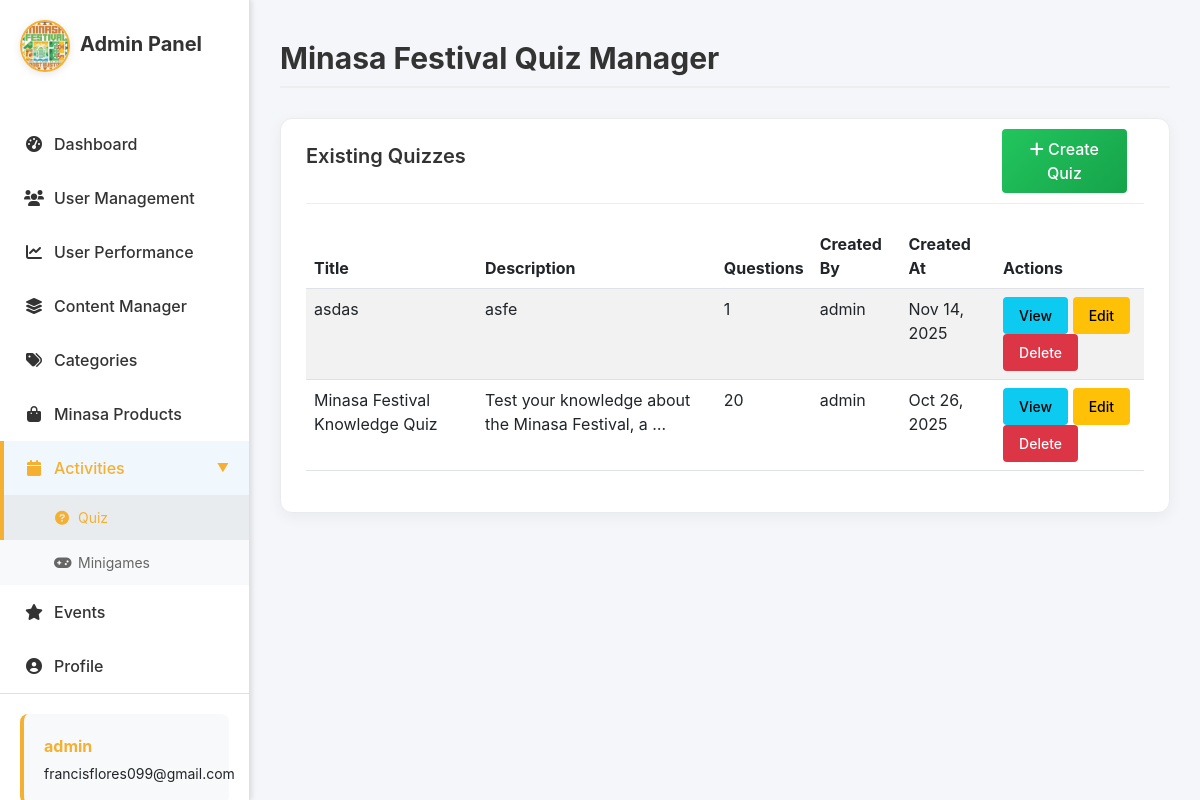
The page /adminpage/activities/ (signed in) on the database its author committed.
### sections/models.py (models this page shows, shortened)
class Quiz(models.Model):
    title = models.CharField(max_length=200)
    description = models.TextField(blank=True, null=True)
    created_by = models.ForeignKey(User, on_delete=models.CASCADE)
    created_at = models.DateTimeField(auto_now_add=True)
    updated_at = models.DateTimeField(auto_now=True)
    class Meta:
        verbose_name = "Quiz"
        verbose_name_plural = "Quizzes"
        ordering = ['-created_at']

### sections/views.py (the view, shortened to what this page needs)
# urls.py: path('adminpage/activities/', views.adminpage_activities, name='adminpage-activities'),
@login_required
def adminpage_activities(request):
    if request.user.username == 'admin' or request.user.is_superuser:
        quizzes = Quiz.objects.all().order_by('-created_at')
        context = {
            'quizzes': quizzes,
        }
        return render(request, 'adminpage/adminpage-activities.html', context)
    return redirect('home')

### sections/templates/adminpage/adminpage-activities.html (shortened to what this page needs)
{% extends "users/base.html" %}
{% load static %}
{% block content %}
<link rel="stylesheet" href="{% static 'css/adminside.css' %}">
<div class="admin-sidebar">
    <div class="sidebar-header">
        <div class="logo-container">
            <img src="/media/images/logo.png" alt="Minasa Festival Logo" style="max-width: 80px; height: auto;" />
        </div>
        <h2>Admin Panel</h2>
    </div>
    <ul class="admin-nav">
        <li><a href="{% url 'adminpage-admin-dashboard' %}"><i class="fas fa-tachometer-alt"></i> Dashboard</a></li>
        <li><a href="{% url 'adminpage-user-management' %}"><i class="fas fa-users"></i> User Management</a></li>
                <li><a href="{% url 'adminpage-user-performance' %}"><i class="fas fa-chart-line"></i> User Performance</a></li>
        <li><a href="{% url 'adminpage-content-manager' %}"><i class="fas fa-layer-group"></i> Content Manager</a></li>
        <li><a href="{% url 'adminpage-category-manager' %}"><i class="fas fa-tags"></i> Categories</a></li>
        <li><a href="{% url 'adminpage-minasa-products' %}"><i class="fas fa-shopping-bag"></i> Minasa Products</a></li>
        <li class="nav-section active">
            <div class="nav-section-header active"><i class="fas fa-calendar"></i> Activities</div>
            <div class="nav-submenu">
                <a href="{% url 'adminpage-activities' %}" class="active"><i class="fas fa-question-circle"></i> Quiz</a>
                <a href="{% url 'adminpage-minigame' %}"><i class="fas fa-gamepad"></i> Minigames</a>
            </div>
        </li>
        <li><a href="{% url 'adminpage-festival-calendar' %}"><i class="fas fa-star"></i> Events</a></li>
                <li><a href="{% url 'adminpage-admin-profile' %}"><i class="fas fa-user-circle"></i> Profile</a></li>
    </ul>
    <div class="admin-actions">
        <div class="admin-user-info">
            <p><strong>{{ user.username }}</strong></p>
            <p>{{ user.email|default:"No email" }}</p>
        </div>
    </div>
</div>
<div class="admin-content">
    <div class="admin-header">
        <h1>Minasa Festival Quiz Manager</h1>
    </div>
    <div class="admin-panels">
        <section class="panel">
            <h2>Existing Quizzes<button style="width: 15%;margin-left: 83%; margin-top: -5%;" type="button" class="btn btn-primary" data-bs-toggle="modal" data-bs-target="#createQuizModal">
                <i class="fas fa-plus"></i> Create Quiz
            </button></h2>
            {% if quizzes %}
                <div class="table-responsive">
                    <table class="table table-striped">
                        <thead>
                            <tr>
                                <th>Title</th>
                                <th>Description</th>
                                <th>Questions</th>
                                <th>Created By</th>
                                <th>Created At</th>
                                <th>Actions</th>
                            </tr>
                        </thead>
                        <tbody>
                            {% for quiz in quizzes %}
                                <tr>
                                    <td>{{ quiz.title }}</td>
                                    <td>{{ quiz.description|truncatechars:50 }}</td>
                                    <td>{{ quiz.questions.count }}</td>
                                    <td>{{ quiz.created_by.username }}</td>
                                    <td>{{ quiz.created_at|date:"M d, Y" }}</td>
                                    <td>
                                        <a href="{% url 'quiz-view' quiz.id %}" class="btn btn-sm btn-info">View</a>
                                        <a href="{% url 'quiz-edit' quiz.id %}" class="btn btn-sm btn-warning">Edit</a>
                                        <a href="{% url 'quiz-delete' quiz.id %}" class="btn btn-sm btn-danger">Delete</a>
                                    </td>
                                </tr>
                            {% endfor %}
                        </tbody>
                    </table>
                </div>
            {% else %}
                <p class="text-muted">No quizzes created yet.</p>
            {% endif %}
        </section>
    </div>
</div>
{% endblock %}

### minasaelearning/static/css/auth.css (style rules this page uses)
body { background: linear-gradient(135deg, #fbbf24 0%, #f97316 100%); min-height: 100vh; display: flex; align-items: center; justify-content: center; padding: 1rem; background-attachment: fixed; font-family: -apple-system, BlinkMacSystemFont, 'Segoe UI', Roboto, Oxygen, Ubuntu, Cantarell, sans-serif; }
.btn-primary { width: 100%; padding: 0.875rem; font-size: 1rem; font-weight: 600; color: white; background: linear-gradient(135deg, #22c55e 0%, #16a34a 100%); border: none; border-radius: 8px; cursor: pointer; transition: all 0.3s ease; margin-top: 0.5rem; }
.btn { padding: 0.5rem 1rem; border: none; border-radius: 4px; cursor: pointer; font-weight: 500; }

### minasaelearning/static/css/adminside.css (style rules this page uses)
.admin-sidebar { width: 250px; background-color: #fff; height: 100vh; position: fixed; left: 0; top: 0; padding: 20px 0; display: flex; flex-direction: column; border-right: 1px solid #e0e0e0; box-shadow: 2px 0 5px rgba(0,0,0,0.1); z-index: 900; }
.sidebar-header { padding: 0 20px; margin-bottom: 30px; display: flex; align-items: center; }
.sidebar-header img { width: 50px; height: 50px; margin-right: 10px; border-radius: 50%; border: 2px solid #f5b031; object-fit: cover; }
.sidebar-header h2 { color: #f5b031; font-size: 20px; margin: 0; font-weight: 700; margin: 0 0 20px 0; color: #333; }
.admin-nav { list-style: none; padding: 0; margin: 0; flex-grow: 1; }
.admin-nav li { padding: 0; }
.admin-nav a { display: flex; align-items: center; padding: 15px 20px; color: #333; text-decoration: none; transition: background-color 0.3s, color 0.3s; border-left: 4px solid transparent; font-weight: 500; }
.admin-nav a:hover, .admin-nav a.active { background-color: #f0f7fd; color: #f5b031; border-left: 4px solid #f5b031; }
.admin-nav i { margin-right: 10px; width: 20px; text-align: center; }
.nav-section { padding: 0; }
.nav-section-header { display: flex; align-items: center; padding: 15px 20px; color: #333; text-decoration: none; transition: background-color 0.3s, color 0.3s; border-left: 4px solid transparent; font-weight: 500; cursor: pointer; position: relative; }
.nav-section-header::after { content: '▼'; position: absolute; right: 20px; font-size: 12px; transition: transform 0.3s ease; }
.nav-section { list-style: none; padding: 0; margin: 0; }
.nav-section.active::after { transform: rotate(180deg); }
.nav-section-header:hover, .nav-section-header.active { background-color: #f0f7fd; color: #f5b031; border-left: 4px solid #f5b031; }
.nav-section-header i { margin-right: 10px; width: 20px; text-align: center; }
.nav-submenu { padding: 0; margin: 0; background-color: #f8f9fa; display: none; transition: all 0.3s ease; }
.nav-section.active .nav-submenu { display: block; }
.nav-submenu a { display: flex; align-items: center; padding: 12px 20px 12px 50px; color: #666; text-decoration: none; transition: background-color 0.3s, color 0.3s; border-left: 4px solid transparent; font-weight: 400; font-size: 14px; }
.nav-submenu a:hover, .nav-submenu a.active { background-color: #e9ecef; color: #f5b031; border-left: 4px solid #f5b031; }
.nav-submenu i { margin-right: 8px; width: 16px; text-align: center; }
.admin-actions { margin-top: auto; margin-bottom: 50px; padding: 20px; border-top: 1px solid #e0e0e0; }
.admin-content { margin-left: 250px; padding: 30px; width: calc(100% - 250px); background-color: #f4f6f9; min-height: 100vh; box-sizing: border-box; }
.admin-content h1 { color: #333; margin-bottom: 30px; margin-top: 10px; font-size: 30px; font-weight: 700; border-bottom: 2px solid #eee; padding-bottom: 10px; }
.admin-panels { margin-top: 30px; }
.panel { background: #ffffff; padding: 25px; border-radius: 12px; box-shadow: 0 4px 15px rgba(0, 0, 0, 0.05); border: 1px solid #e9ecef; margin-bottom: 30px; }
.panel h2 { margin: 0 0 20px 0; color: #333; font-size: 20px; font-weight: 600; border-bottom: 1px solid #eee; padding-bottom: 10px; }
.admin-user-info { padding: 15px 20px; margin-bottom: 15px; background-color: #f8f9fa; border-radius: 8px; border-left: 4px solid #f5b031; }
.admin-user-info p { margin: 5px 0; font-size: 14px; }
.admin-user-info p strong { color: #f5b031; font-size: 16px; }

### sections/templates/adminpage/adminpage-activities.html (style rules this page uses)
body { background-color: #f4f6f9 !important; margin: 0; padding: 0; }
.logo-container { display: flex; justify-content: center; align-items: center; margin-bottom: 15px; }
.logo-container img { border-radius: 8px; box-shadow: 0 2px 8px rgba(0,0,0,0.1); transition: transform 0.3s ease; }

### rows shown on the page
Quiz: title "asdas", description "asfe", questions.count "1", created_by.username "admin", created_at "Nov 14, 2025"
Quiz: title "Minasa Festival Knowledge Quiz", description "Test your knowledge about the Minasa Festival, a …", questions.count "20", created_by.username "admin", created_at "Oct 26, 2025"

### other values the page prints
{{ user.username }} "admin"
{{ user.email|default:"No email" }} "francisflores099@gmail.com"
